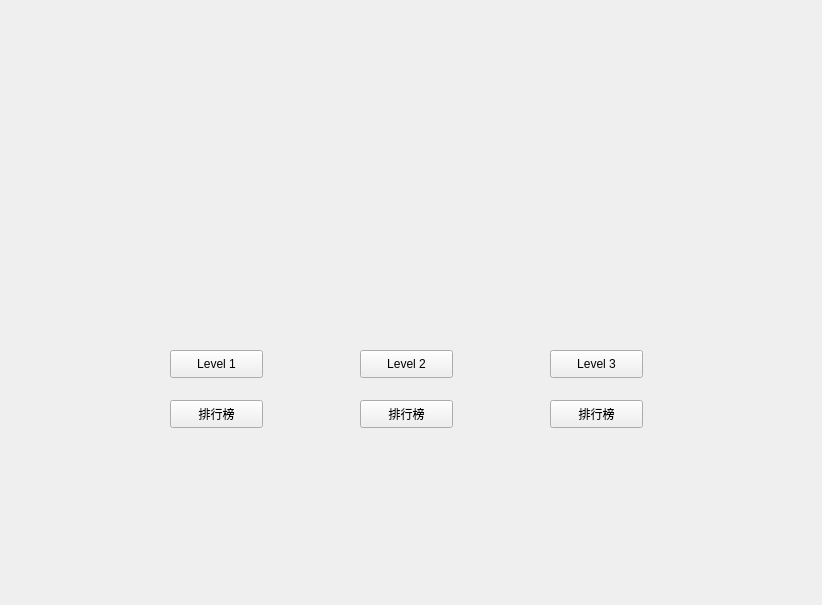
<?xml version="1.0" encoding="UTF-8"?>
<ui version="4.0">
 <class>Widget</class>
 <widget class="QWidget" name="Widget">
  <property name="geometry">
   <rect>
    <x>0</x>
    <y>0</y>
    <width>822</width>
    <height>605</height>
   </rect>
  </property>
  <property name="windowTitle">
   <string>Widget</string>
  </property>
  <widget class="QStackedWidget" name="stackedWidget">
   <property name="geometry">
    <rect>
     <x>0</x>
     <y>-20</y>
     <width>821</width>
     <height>641</height>
    </rect>
   </property>
   <widget class="QWidget" name="page">
    <widget class="QLabel" name="opening">
     <property name="geometry">
      <rect>
       <x>-20</x>
       <y>20</y>
       <width>851</width>
       <height>541</height>
      </rect>
     </property>
     <property name="text">
      <string/>
     </property>
     <property name="pixmap">
      <pixmap>a/opening.jpg</pixmap>
     </property>
     <property name="scaledContents">
      <bool>true</bool>
     </property>
    </widget>
    <widget class="QPushButton" name="Level1">
     <property name="geometry">
      <rect>
       <x>170</x>
       <y>370</y>
       <width>93</width>
       <height>28</height>
      </rect>
     </property>
     <property name="text">
      <string>Level 1</string>
     </property>
    </widget>
    <widget class="QPushButton" name="Level2">
     <property name="geometry">
      <rect>
       <x>360</x>
       <y>370</y>
       <width>93</width>
       <height>28</height>
      </rect>
     </property>
     <property name="text">
      <string>Level 2</string>
     </property>
    </widget>
    <widget class="QPushButton" name="L1R">
     <property name="geometry">
      <rect>
       <x>170</x>
       <y>420</y>
       <width>93</width>
       <height>28</height>
      </rect>
     </property>
     <property name="text">
      <string>排行榜</string>
     </property>
    </widget>
    <widget class="QPushButton" name="L2R">
     <property name="geometry">
      <rect>
       <x>360</x>
       <y>420</y>
       <width>93</width>
       <height>28</height>
      </rect>
     </property>
     <property name="text">
      <string>排行榜</string>
     </property>
    </widget>
    <widget class="QPushButton" name="Level3">
     <property name="geometry">
      <rect>
       <x>550</x>
       <y>370</y>
       <width>93</width>
       <height>28</height>
      </rect>
     </property>
     <property name="text">
      <string>Level 3</string>
     </property>
    </widget>
    <widget class="QPushButton" name="L3R">
     <property name="geometry">
      <rect>
       <x>550</x>
       <y>420</y>
       <width>93</width>
       <height>28</height>
      </rect>
     </property>
     <property name="text">
      <string>排行榜</string>
     </property>
    </widget>
    <widget class="QLabel" name="pac">
     <property name="geometry">
      <rect>
       <x>190</x>
       <y>60</y>
       <width>421</width>
       <height>311</height>
      </rect>
     </property>
     <property name="text">
      <string/>
     </property>
     <property name="pixmap">
      <pixmap>a/pac.png</pixmap>
     </property>
     <property name="scaledContents">
      <bool>true</bool>
     </property>
    </widget>
   </widget>
   <widget class="QWidget" name="fail"/>
   <widget class="QWidget" name="page_3">
    <widget class="QLabel" name="playername">
     <property name="geometry">
      <rect>
       <x>160</x>
       <y>60</y>
       <width>121</width>
       <height>31</height>
      </rect>
     </property>
     <property name="font">
      <font>
       <family>钟齐吴嘉睿手写字</family>
       <pointsize>20</pointsize>
      </font>
     </property>
     <property name="text">
      <string>玩家姓名</string>
     </property>
    </widget>
    <widget class="QLabel" name="utime">
     <property name="geometry">
      <rect>
       <x>330</x>
       <y>50</y>
       <width>71</width>
       <height>51</height>
      </rect>
     </property>
     <property name="font">
      <font>
       <family>钟齐吴嘉睿手写字</family>
       <pointsize>22</pointsize>
      </font>
     </property>
     <property name="text">
      <string>用时</string>
     </property>
    </widget>
    <widget class="QLabel" name="rank">
     <property name="geometry">
      <rect>
       <x>230</x>
       <y>20</y>
       <width>131</width>
       <height>51</height>
      </rect>
     </property>
     <property name="font">
      <font>
       <family>钟齐吴嘉睿手写字</family>
       <pointsize>26</pointsize>
      </font>
     </property>
     <property name="text">
      <string>排行榜</string>
     </property>
    </widget>
    <widget class="QLabel" name="pn0">
     <property name="geometry">
      <rect>
       <x>200</x>
       <y>100</y>
       <width>111</width>
       <height>61</height>
      </rect>
     </property>
     <property name="font">
      <font>
       <family>钟齐吴嘉睿手写字</family>
       <pointsize>22</pointsize>
      </font>
     </property>
     <property name="text">
      <string>1</string>
     </property>
    </widget>
    <widget class="QLabel" name="pn1">
     <property name="geometry">
      <rect>
       <x>200</x>
       <y>130</y>
       <width>111</width>
       <height>71</height>
      </rect>
     </property>
     <property name="font">
      <font>
       <family>钟齐吴嘉睿手写字</family>
       <pointsize>22</pointsize>
      </font>
     </property>
     <property name="text">
      <string>2</string>
     </property>
    </widget>
    <widget class="QLabel" name="pn2">
     <property name="geometry">
      <rect>
       <x>200</x>
       <y>170</y>
       <width>111</width>
       <height>71</height>
      </rect>
     </property>
     <property name="font">
      <font>
       <family>钟齐吴嘉睿手写字</family>
       <pointsize>22</pointsize>
      </font>
     </property>
     <property name="text">
      <string>3</string>
     </property>
    </widget>
    <widget class="QLabel" name="pn3">
     <property name="geometry">
      <rect>
       <x>200</x>
       <y>210</y>
       <width>111</width>
       <height>71</height>
      </rect>
     </property>
     <property name="font">
      <font>
       <family>钟齐吴嘉睿手写字</family>
       <pointsize>22</pointsize>
      </font>
     </property>
     <property name="text">
      <string>4</string>
     </property>
    </widget>
    <widget class="QLabel" name="pn4">
     <property name="geometry">
      <rect>
       <x>200</x>
       <y>250</y>
       <width>111</width>
       <height>71</height>
      </rect>
     </property>
     <property name="font">
      <font>
       <family>钟齐吴嘉睿手写字</family>
       <pointsize>22</pointsize>
      </font>
     </property>
     <property name="text">
      <string>5</string>
     </property>
    </widget>
    <widget class="QLabel" name="pn6">
     <property name="geometry">
      <rect>
       <x>200</x>
       <y>330</y>
       <width>111</width>
       <height>71</height>
      </rect>
     </property>
     <property name="font">
      <font>
       <family>钟齐吴嘉睿手写字</family>
       <pointsize>22</pointsize>
      </font>
     </property>
     <property name="text">
      <string>7</string>
     </property>
    </widget>
    <widget class="QLabel" name="pn5">
     <property name="geometry">
      <rect>
       <x>200</x>
       <y>290</y>
       <width>111</width>
       <height>71</height>
      </rect>
     </property>
     <property name="font">
      <font>
       <family>钟齐吴嘉睿手写字</family>
       <pointsize>22</pointsize>
      </font>
     </property>
     <property name="text">
      <string>6</string>
     </property>
    </widget>
    <widget class="QLabel" name="pn7">
     <property name="geometry">
      <rect>
       <x>200</x>
       <y>370</y>
       <width>111</width>
       <height>71</height>
      </rect>
     </property>
     <property name="font">
      <font>
       <family>钟齐吴嘉睿手写字</family>
       <pointsize>22</pointsize>
      </font>
     </property>
     <property name="text">
      <string>7</string>
     </property>
    </widget>
    <widget class="QLabel" name="pn9">
     <property name="geometry">
      <rect>
       <x>200</x>
       <y>460</y>
       <width>111</width>
       <height>71</height>
      </rect>
     </property>
     <property name="font">
      <font>
       <family>钟齐吴嘉睿手写字</family>
       <pointsize>22</pointsize>
      </font>
     </property>
     <property name="text">
      <string>9</string>
     </property>
    </widget>
    <widget class="QLabel" name="pn8">
     <property name="geometry">
      <rect>
       <x>200</x>
       <y>410</y>
       <width>111</width>
       <height>71</height>
      </rect>
     </property>
     <property name="font">
      <font>
       <family>钟齐吴嘉睿手写字</family>
       <pointsize>22</pointsize>
      </font>
     </property>
     <property name="text">
      <string>8</string>
     </property>
    </widget>
    <widget class="QLabel" name="a">
     <property name="geometry">
      <rect>
       <x>0</x>
       <y>0</y>
       <width>851</width>
       <height>611</height>
      </rect>
     </property>
     <property name="text">
      <string/>
     </property>
     <property name="scaledContents">
      <bool>true</bool>
     </property>
    </widget>
    <widget class="QLabel" name="pn9_2">
     <property name="geometry">
      <rect>
       <x>350</x>
       <y>440</y>
       <width>111</width>
       <height>71</height>
      </rect>
     </property>
     <property name="font">
      <font>
       <family>钟齐吴嘉睿手写字</family>
       <pointsize>22</pointsize>
      </font>
     </property>
     <property name="text">
      <string>9</string>
     </property>
    </widget>
    <widget class="QLabel" name="pn5_2">
     <property name="geometry">
      <rect>
       <x>350</x>
       <y>280</y>
       <width>111</width>
       <height>71</height>
      </rect>
     </property>
     <property name="font">
      <font>
       <family>钟齐吴嘉睿手写字</family>
       <pointsize>22</pointsize>
      </font>
     </property>
     <property name="text">
      <string>6</string>
     </property>
    </widget>
    <widget class="QLabel" name="pn2_2">
     <property name="geometry">
      <rect>
       <x>350</x>
       <y>160</y>
       <width>111</width>
       <height>71</height>
      </rect>
     </property>
     <property name="font">
      <font>
       <family>钟齐吴嘉睿手写字</family>
       <pointsize>22</pointsize>
      </font>
     </property>
     <property name="text">
      <string>3</string>
     </property>
    </widget>
    <widget class="QLabel" name="pn8_2">
     <property name="geometry">
      <rect>
       <x>350</x>
       <y>400</y>
       <width>111</width>
       <height>71</height>
      </rect>
     </property>
     <property name="font">
      <font>
       <family>钟齐吴嘉睿手写字</family>
       <pointsize>22</pointsize>
      </font>
     </property>
     <property name="text">
      <string>8</string>
     </property>
    </widget>
    <widget class="QLabel" name="pn0_2">
     <property name="geometry">
      <rect>
       <x>350</x>
       <y>80</y>
       <width>111</width>
       <height>71</height>
      </rect>
     </property>
     <property name="font">
      <font>
       <family>钟齐吴嘉睿手写字</family>
       <pointsize>22</pointsize>
      </font>
     </property>
     <property name="text">
      <string>1</string>
     </property>
    </widget>
    <widget class="QLabel" name="pn7_2">
     <property name="geometry">
      <rect>
       <x>350</x>
       <y>360</y>
       <width>111</width>
       <height>71</height>
      </rect>
     </property>
     <property name="font">
      <font>
       <family>钟齐吴嘉睿手写字</family>
       <pointsize>22</pointsize>
      </font>
     </property>
     <property name="text">
      <string>7</string>
     </property>
    </widget>
    <widget class="QLabel" name="pn6_2">
     <property name="geometry">
      <rect>
       <x>350</x>
       <y>320</y>
       <width>111</width>
       <height>71</height>
      </rect>
     </property>
     <property name="font">
      <font>
       <family>钟齐吴嘉睿手写字</family>
       <pointsize>22</pointsize>
      </font>
     </property>
     <property name="text">
      <string>7</string>
     </property>
    </widget>
    <widget class="QLabel" name="pn1_2">
     <property name="geometry">
      <rect>
       <x>350</x>
       <y>120</y>
       <width>111</width>
       <height>71</height>
      </rect>
     </property>
     <property name="font">
      <font>
       <family>钟齐吴嘉睿手写字</family>
       <pointsize>22</pointsize>
      </font>
     </property>
     <property name="text">
      <string>2</string>
     </property>
    </widget>
    <widget class="QLabel" name="pn4_2">
     <property name="geometry">
      <rect>
       <x>350</x>
       <y>240</y>
       <width>111</width>
       <height>71</height>
      </rect>
     </property>
     <property name="font">
      <font>
       <family>钟齐吴嘉睿手写字</family>
       <pointsize>22</pointsize>
      </font>
     </property>
     <property name="text">
      <string>5</string>
     </property>
    </widget>
    <widget class="QLabel" name="pn3_2">
     <property name="geometry">
      <rect>
       <x>350</x>
       <y>200</y>
       <width>111</width>
       <height>71</height>
      </rect>
     </property>
     <property name="font">
      <font>
       <family>钟齐吴嘉睿手写字</family>
       <pointsize>22</pointsize>
      </font>
     </property>
     <property name="text">
      <string>4</string>
     </property>
    </widget>
    <widget class="QLabel" name="presentname">
     <property name="geometry">
      <rect>
       <x>620</x>
       <y>210</y>
       <width>191</width>
       <height>91</height>
      </rect>
     </property>
     <property name="font">
      <font>
       <family>钟齐吴嘉睿手写字</family>
       <pointsize>36</pointsize>
      </font>
     </property>
     <property name="text">
      <string/>
     </property>
    </widget>
    <widget class="QLabel" name="presentscore">
     <property name="geometry">
      <rect>
       <x>620</x>
       <y>290</y>
       <width>191</width>
       <height>91</height>
      </rect>
     </property>
     <property name="font">
      <font>
       <family>钟齐吴嘉睿手写字</family>
       <pointsize>36</pointsize>
      </font>
     </property>
     <property name="text">
      <string/>
     </property>
    </widget>
    <widget class="QLabel" name="benci">
     <property name="geometry">
      <rect>
       <x>550</x>
       <y>140</y>
       <width>211</width>
       <height>91</height>
      </rect>
     </property>
     <property name="font">
      <font>
       <family>钟齐吴嘉睿手写字</family>
       <pointsize>36</pointsize>
      </font>
     </property>
     <property name="text">
      <string>本次成绩</string>
     </property>
    </widget>
    <widget class="QPushButton" name="fanhui">
     <property name="geometry">
      <rect>
       <x>610</x>
       <y>420</y>
       <width>93</width>
       <height>28</height>
      </rect>
     </property>
     <property name="text">
      <string>返回</string>
     </property>
    </widget>
    <zorder>a</zorder>
    <zorder>playername</zorder>
    <zorder>utime</zorder>
    <zorder>rank</zorder>
    <zorder>pn0</zorder>
    <zorder>pn1</zorder>
    <zorder>pn2</zorder>
    <zorder>pn3</zorder>
    <zorder>pn4</zorder>
    <zorder>pn6</zorder>
    <zorder>pn5</zorder>
    <zorder>pn7</zorder>
    <zorder>pn9</zorder>
    <zorder>pn8</zorder>
    <zorder>pn9_2</zorder>
    <zorder>pn5_2</zorder>
    <zorder>pn2_2</zorder>
    <zorder>pn8_2</zorder>
    <zorder>pn0_2</zorder>
    <zorder>pn7_2</zorder>
    <zorder>pn6_2</zorder>
    <zorder>pn1_2</zorder>
    <zorder>pn4_2</zorder>
    <zorder>pn3_2</zorder>
    <zorder>presentname</zorder>
    <zorder>presentscore</zorder>
    <zorder>benci</zorder>
    <zorder>fanhui</zorder>
   </widget>
   <widget class="QWidget" name="page_2">
    <widget class="QLabel" name="score">
     <property name="geometry">
      <rect>
       <x>700</x>
       <y>170</y>
       <width>71</width>
       <height>61</height>
      </rect>
     </property>
     <property name="font">
      <font>
       <family>钟齐吴嘉睿手写字</family>
       <pointsize>26</pointsize>
      </font>
     </property>
     <property name="text">
      <string/>
     </property>
    </widget>
    <widget class="QLabel" name="defen">
     <property name="geometry">
      <rect>
       <x>690</x>
       <y>120</y>
       <width>111</width>
       <height>51</height>
      </rect>
     </property>
     <property name="font">
      <font>
       <family>钟齐吴嘉睿手写字</family>
       <pointsize>26</pointsize>
      </font>
     </property>
     <property name="text">
      <string>得分</string>
     </property>
    </widget>
    <widget class="QLabel" name="label">
     <property name="geometry">
      <rect>
       <x>690</x>
       <y>250</y>
       <width>72</width>
       <height>31</height>
      </rect>
     </property>
     <property name="font">
      <font>
       <family>钟齐吴嘉睿手写字</family>
       <pointsize>26</pointsize>
      </font>
     </property>
     <property name="text">
      <string>用时</string>
     </property>
    </widget>
    <widget class="QLabel" name="usedtime">
     <property name="geometry">
      <rect>
       <x>700</x>
       <y>300</y>
       <width>61</width>
       <height>51</height>
      </rect>
     </property>
     <property name="font">
      <font>
       <family>钟齐吴嘉睿手写字</family>
       <pointsize>26</pointsize>
      </font>
     </property>
     <property name="text">
      <string/>
     </property>
    </widget>
    <widget class="QLabel" name="liv1">
     <property name="geometry">
      <rect>
       <x>690</x>
       <y>70</y>
       <width>41</width>
       <height>41</height>
      </rect>
     </property>
     <property name="text">
      <string/>
     </property>
     <property name="scaledContents">
      <bool>true</bool>
     </property>
    </widget>
    <widget class="QLabel" name="liv2">
     <property name="geometry">
      <rect>
       <x>750</x>
       <y>70</y>
       <width>41</width>
       <height>41</height>
      </rect>
     </property>
     <property name="text">
      <string/>
     </property>
     <property name="scaledContents">
      <bool>true</bool>
     </property>
    </widget>
    <widget class="QLabel" name="liv3">
     <property name="geometry">
      <rect>
       <x>720</x>
       <y>70</y>
       <width>41</width>
       <height>41</height>
      </rect>
     </property>
     <property name="text">
      <string/>
     </property>
     <property name="scaledContents">
      <bool>true</bool>
     </property>
    </widget>
    <widget class="QLabel" name="gameover">
     <property name="geometry">
      <rect>
       <x>90</x>
       <y>90</y>
       <width>491</width>
       <height>331</height>
      </rect>
     </property>
     <property name="text">
      <string/>
     </property>
     <property name="scaledContents">
      <bool>true</bool>
     </property>
    </widget>
    <widget class="QPushButton" name="back">
     <property name="geometry">
      <rect>
       <x>690</x>
       <y>420</y>
       <width>93</width>
       <height>28</height>
      </rect>
     </property>
     <property name="text">
      <string>返回</string>
     </property>
    </widget>
   </widget>
   <widget class="QWidget" name="page_4"/>
  </widget>
 </widget>
 <layoutdefault spacing="6" margin="11"/>
 <resources/>
 <connections/>
</ui>
